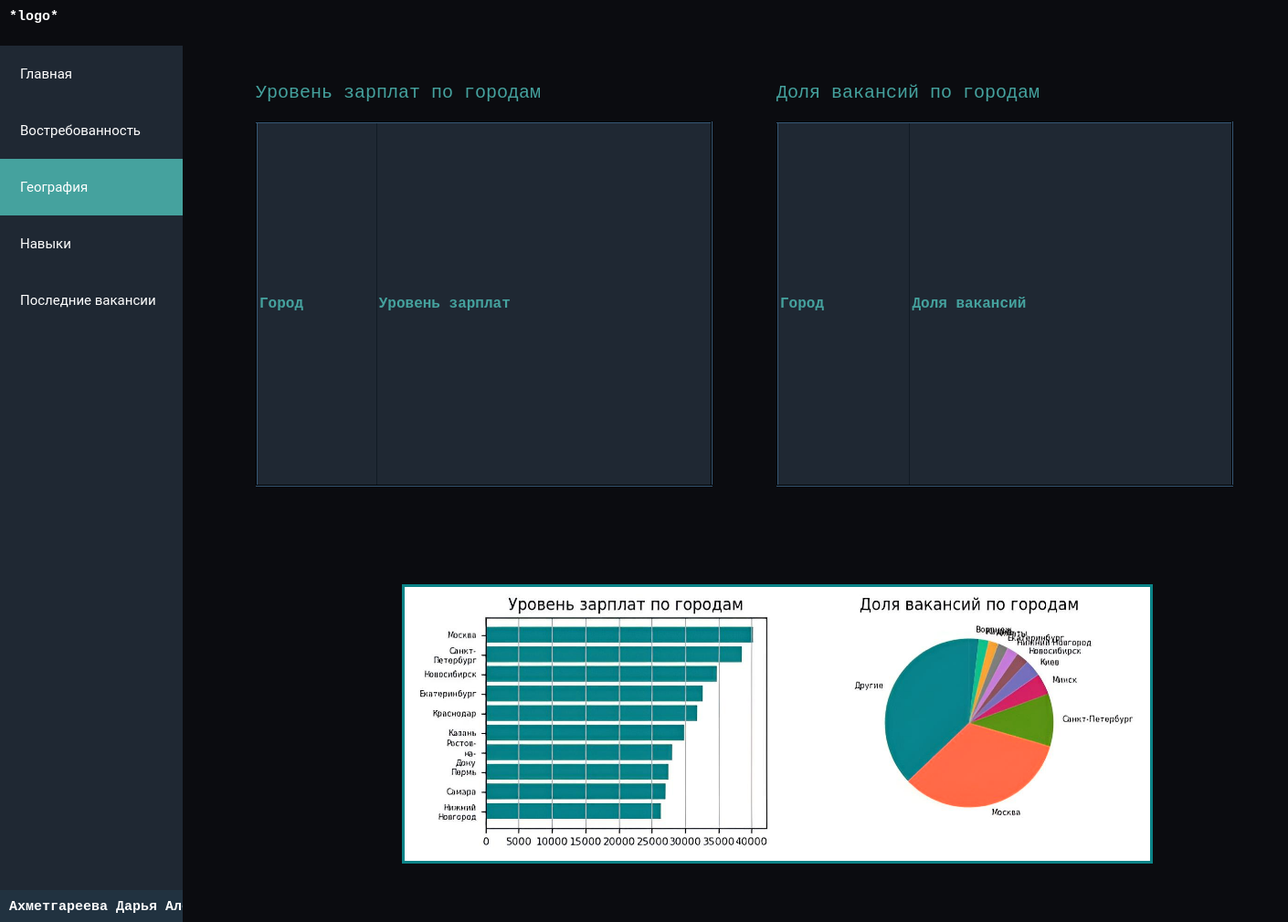
Before: /geography/ with the older database file.
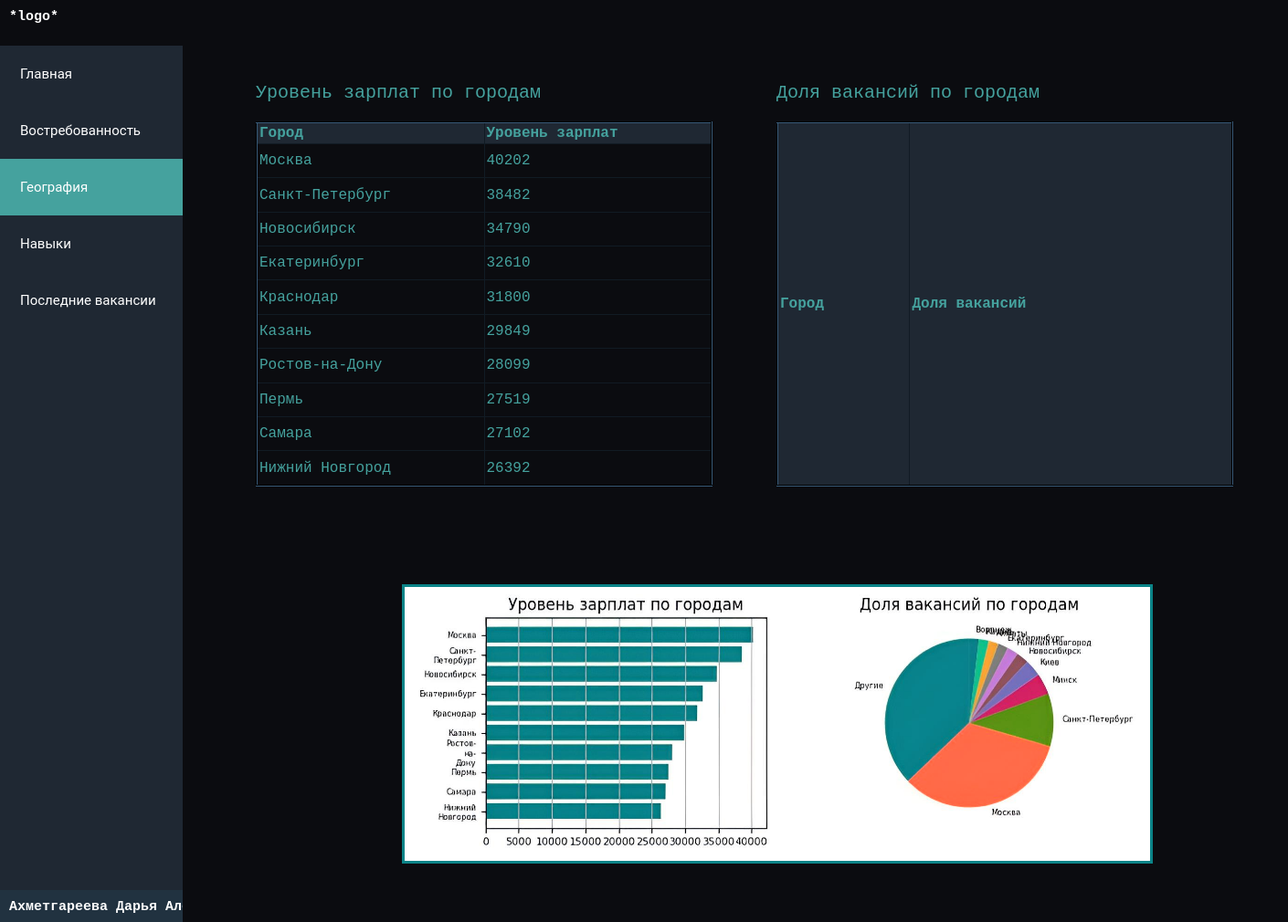
After: the same page with the newer database file.
### extra_app/models.py (models this page shows, shortened)
class SalaryLevel(models.Model):
    city = models.CharField('Город', max_length=15)
    level_salary = models.CharField('Уровень зарплат', max_length=8)
    class Meta:
        verbose_name = 'Статистика по уровню зарплат'
        verbose_name_plural = 'Статистика по уровню зарплат'

### extra_app/views.py (the view)
# urls.py: path('geography/', views.get_salary),
def get_salary(request):
    cities = SalaryLevel.objects.all()
    parts = SalaryPart.objects.all()
    response_data = {
        "cities": cities,
        "parts": parts,
    }
    return render(request, 'geography.html', response_data)

### templates/geography.html (shortened to what this page needs)
<!DOCTYPE html>
{% load static %}
<html lang="en">
<head>
    <link rel="stylesheet" href="{% static "css/style_geography.css" %}" />
</head>
<body>
 <header>
     <h1 class="logo">*logo*</h1>
     <div class="line"></div>
 </header>
    <main>
        <div class="sidebar">
            <a href="http://127.0.0.1:8000/">Главная</a>
            <a href="http://127.0.0.1:8000/demand/">Востребованность</a>
            <a class="active" href="http://127.0.0.1:8000/geography/">География</a>
            <a href="http://127.0.0.1:8000/skills/">Навыки</a>
            <a href="http://127.0.0.1:8000/latest_vacancies/">Последние вакансии</a>
        </div>
        <table class = "left_table" border="2" cellpadding="2px" align="left">
        <caption>Уровень зарплат по городам</caption>
        <thead><th>Город</th><th>Уровень зарплат</th></thead>
        {% for i in cities %}
            <tr>
                <td>{{ i.city }}</td>
                <td>{{ i.level_salary }}</td>
            </tr>
        {% endfor %}
        </table>
        <table class = "right_table" border="2" cellpadding="2px" align="left">
        <caption>Доля вакансий по городам</caption>
        <thead><th>Город</th><th>Доля вакансий</th></thead>
        </table>
        <img class = "pic" src="{% static "images/city_graf.png" %}" alt="графики зарплат" >
    </main>
    <footer>
        <h1 class="logo">Ахметгареева Дарья Александровна   РИ-210944</h1>
    </footer>
</body>
</html>

Changed rows visible on the page:
added SalaryLevel: city "Москва", level_salary "40202"
added SalaryLevel: city "Санкт-Петербург", level_salary "38482"
added SalaryLevel: city "Новосибирск", level_salary "34790"
added SalaryLevel: city "Екатеринбург", level_salary "32610"
added SalaryLevel: city "Краснодар", level_salary "31800"
added SalaryLevel: city "Казань", level_salary "29849"
added SalaryLevel: city "Ростов-на-Дону", level_salary "28099"
added SalaryLevel: city "Пермь", level_salary "27519"
added SalaryLevel: city "Самара", level_salary "27102"
added SalaryLevel: city "Нижний Новгород", level_salary "26392"
